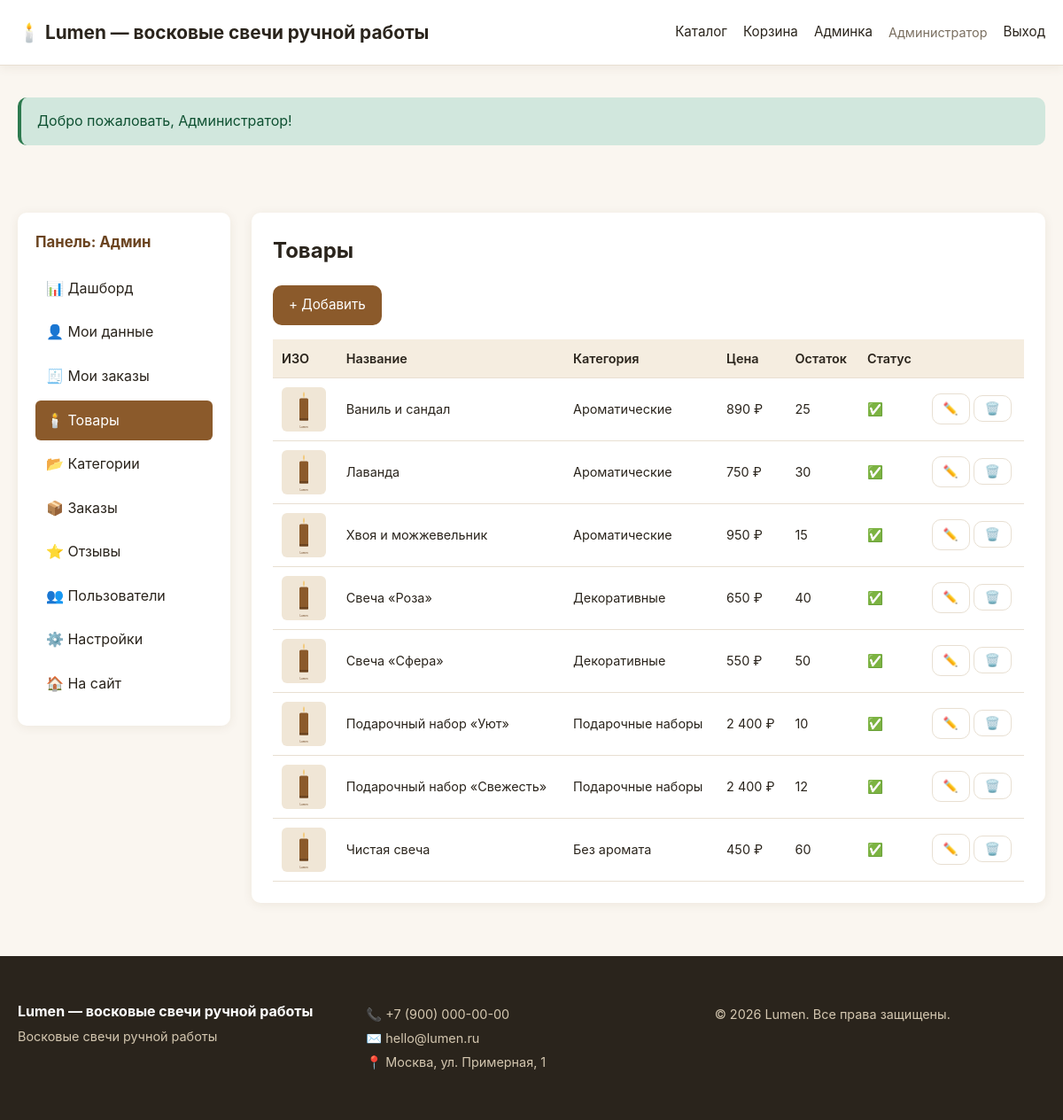
/admin.php?action=products (signed in), run on the app's committed database.
### tables this page shows
CREATE TABLE IF NOT EXISTS products (
    id INT AUTO_INCREMENT PRIMARY KEY,
    category_id INT,
    name VARCHAR(200) NOT NULL,
    description TEXT,
    price DECIMAL(10,2) NOT NULL,
    stock INT DEFAULT 0,
    image VARCHAR(255),
    aroma VARCHAR(100),
    weight INT,
    active TINYINT(1) DEFAULT 1,
    created_at TIMESTAMP DEFAULT CURRENT_TIMESTAMP,
    FOREIGN KEY (category_id) REFERENCES categories(id) ON DELETE SET NULL
);

CREATE TABLE IF NOT EXISTS categories (
    id INT AUTO_INCREMENT PRIMARY KEY,
    name VARCHAR(100) NOT NULL,
    slug VARCHAR(100) UNIQUE NOT NULL
);

### includes/functions.php (called while the page is built, shortened)
<?php
require_once __DIR__ . '/db.php';
function e($s){ return htmlspecialchars((string)$s, ENT_QUOTES, 'UTF-8'); }
function setting(string $key, $default = '') {
    static $cache = null;
    if ($cache === null) {
        $rows = db()->query("SELECT `key`, value FROM settings")->fetchAll();
        $cache = [];
        foreach ($rows as $r) $cache[$r['key']] = $r['value'];
    }
    return $cache[$key] ?? $default;
}
function current_user() {
    return $_SESSION['user'] ?? null;
}
function product_image($img) {
    return 'assets/placeholder.svg';
}
function money($v) {
    return number_format((float)$v, 0, ',', ' ') . ' ' . setting('currency', '₽');
}

### includes/db.php (called while the page is built)
<?php
$cfg = require __DIR__ . '/../config.php';
$dsn = "mysql:host={$cfg['db']['host']};dbname={$cfg['db']['dbname']};charset={$cfg['db']['charset']}";
try {
    $pdo = new PDO($dsn, $cfg['db']['user'], $cfg['db']['pass'], [
        PDO::ATTR_ERRMODE => PDO::ERRMODE_EXCEPTION,
        PDO::ATTR_DEFAULT_FETCH_MODE => PDO::FETCH_ASSOC,
        PDO::ATTR_EMULATE_PREPARES => false,
    ]);
} catch (PDOException $e) {
    die('Ошибка подключения к БД: ' . htmlspecialchars($e->getMessage()));
}
function db(): PDO {
    static $instance = null;
    if ($instance === null) {
        global $pdo;
        $instance = $pdo;
    }
    return $instance;
}

### admin.php (the view, shortened to what this page needs)
<?php
require_once __DIR__ . '/includes/functions.php';
$user = current_user();
$isMod = $user['role'] === 'moderator';
$action = $_GET['action'] ?? 'dashboard';
require __DIR__ . '/includes/header.php';
?>
<div class="admin-layout">
  <aside class="admin-sidebar">
    <h3>Панель: <?= $isMod?'Модератор':'Админ' ?></h3>
    <nav>
      <a href="?action=dashboard" class="<?= $action==='dashboard'?'active':'' ?>">📊 Дашборд</a>
      <a href="?action=account" class="<?= $action==='account'?'active':'' ?>">👤 Мои данные</a>
        <a href="?action=my_orders" class="<?= $action==='my_orders'?'active':'' ?>">🧾 Мои заказы</a>
      <a href="?action=products" class="<?= $action==='products'?'active':'' ?>">🕯️ Товары</a>
      <?php if(!$isMod): ?><a href="?action=categories" class="<?= $action==='categories'?'active':'' ?>">📂 Категории</a><?php endif; ?>
      <a href="?action=orders" class="<?= $action==='orders'?'active':'' ?>">📦 Заказы</a>
      <a href="?action=reviews" class="<?= $action==='reviews'?'active':'' ?>">⭐ Отзывы</a>
      <?php if(!$isMod): ?>
        <a href="?action=users" class="<?= $action==='users'?'active':'' ?>">👥 Пользователи</a>
        <a href="?action=settings" class="<?= $action==='settings'?'active':'' ?>">⚙️ Настройки</a>
      <?php endif; ?>
      <a href="/">🏠 На сайт</a>
    </nav>
  </aside>
  <section class="admin-main">
<?php
if ($action === 'dashboard'):
    $stats = [
        'products' => db()->query("SELECT COUNT(*) FROM products")->fetchColumn(),
        'orders' => db()->query("SELECT COUNT(*) FROM orders")->fetchColumn(),
        'revenue' => db()->query("SELECT COALESCE(SUM(total),0) FROM orders WHERE payment_status='paid'")->fetchColumn(),
        'users' => db()->query("SELECT COUNT(*) FROM users")->fetchColumn(),
        'pending_reviews' => db()->query("SELECT COUNT(*) FROM reviews WHERE approved=0")->fetchColumn(),
    ];
    $recent = db()->query("SELECT o.*, u.name FROM orders o LEFT JOIN users u ON o.user_id=u.id ORDER BY o.created_at DESC LIMIT 5")->fetchAll();
?>
    <h1>Дашборд</h1>
    <div class="stats-grid">
      <div class="stat"><h3><?= $stats['products'] ?></h3><p>Товаров</p></div>
      <div class="stat"><h3><?= $stats['orders'] ?></h3><p>Заказов</p></div>
      <div class="stat"><h3><?= money($stats['revenue']) ?></h3><p>Выручка</p></div>
      <div class="stat"><h3><?= $stats['users'] ?></h3><p>Пользователей</p></div>
      <div class="stat"><h3><?= $stats['pending_reviews'] ?></h3><p>Отзывов на модерации</p></div>
    </div>
    <?php $statusLabels = ['new'=>'Новый','processing'=>'В обработке','paid'=>'Оплачен','shipped'=>'Отправлен','delivered'=>'Доставлен','cancelled'=>'Отменён']; ?>
    <h2>Последние заказы</h2>
    <table class="admin-table">
      <thead><tr><th>№</th><th>Клиент</th><th>Сумма</th><th>Статус</th><th>Дата</th></tr></thead>
      <tbody>
      <?php foreach($recent as $o): ?>
        <tr><td>#<?= $o['id'] ?></td><td><?= e($o['name'] ?? 'Гость') ?></td><td><?= money($o['total']) ?></td><td><?= e($statusLabels[$o['status']] ?? $o['status']) ?></td><td><?= date('d.m.Y', strtotime($o['created_at'])) ?></td></tr>
      <?php endforeach; ?>
      </tbody>
    </table>
<?php
elseif ($action === 'products'):
    $products = db()->query("SELECT p.*, c.name AS cat FROM products p LEFT JOIN categories c ON p.category_id=c.id ORDER BY p.created_at DESC")->fetchAll();
?>
    <h1>Товары</h1>
    <a href="?action=products&id=new" class="btn btn-primary">+ Добавить</a>
    <table class="admin-table">
      <thead><tr><th>ИЗО</th><th>Название</th><th>Категория</th><th>Цена</th><th>Остаток</th><th>Статус</th><th></th></tr></thead>
      <tbody>
      <?php foreach($products as $p): ?>
        <tr>
          <td><img src="<?= product_image($p['image']) ?>" style="width:50px;height:50px;object-fit:cover;border-radius:6px"></td>
          <td><?= e($p['name']) ?></td>
          <td><?= e($p['cat']) ?></td>
          <td><?= money($p['price']) ?></td>
          <td><?= $p['stock'] ?></td>
          <td><?= $p['active']?'✅':'⏸️' ?></td>
          <td>
            <a href="?action=products&id=<?= $p['id'] ?>" class="btn btn-sm btn-ghost">✏️</a>
            <?php if(!$isMod): ?>
            <form method="post" style="display:inline" onsubmit="return confirm('Удалить?')">
              <button class="btn btn-sm btn-ghost">🗑️</button>
            </form>
            <?php endif; ?>
          </td>
        </tr>
      <?php endforeach; ?>
      </tbody>
    </table>
<?php
else: ?>
    <p>Раздел недоступен</p>
<?php endif; ?>
  </section>
</div>
<?php require __DIR__ . '/includes/footer.php'; ?>

### assets/style.css (style rules this page uses)
:root { --bg:#faf6f0; --card:#fff; --text:#2a241c; --muted:#7a6f60; --primary:#8b5a2b; --primary-dark:#6b4420; --accent:#d4a574; --border:#e8dfd2; --success:#2d7a4f; --error:#b33a3a; --radius:10px; --shadow:0 2px 12px rgba(90,60,20,.08); }
* { box-sizing:border-box;margin:0;padding:0 }
body { font-family:-apple-system,BlinkMacSystemFont,'Segoe UI',Roboto,sans-serif;background:var(--bg);color:var(--text);line-height:1.6;min-height:100vh;display:flex;flex-direction:column }
a { color:var(--primary);text-decoration:none }
img { max-width:100%;display:block }
.btn { display:inline-block;padding:10px 18px;border:none;border-radius:var(--radius);font-size:.95rem;cursor:pointer;transition:all .2s;text-decoration:none;background:var(--border);color:var(--text) }
.btn-primary { background:var(--primary);color:#fff }
.btn-ghost { background:transparent;border:1px solid var(--border) }
.btn-sm { padding:6px 12px;font-size:.85rem }
.admin-layout { display:grid;grid-template-columns:240px 1fr;gap:24px;margin-top:20px }
.admin-sidebar { background:var(--card);padding:20px;border-radius:var(--radius);box-shadow:var(--shadow);height:fit-content;position:sticky;top:80px }
.admin-sidebar h3 { margin-bottom:16px;font-size:1.05rem;color:var(--primary-dark) }
.admin-sidebar nav a { display:block;padding:10px 12px;border-radius:6px;color:var(--text);margin-bottom:4px }
.admin-sidebar nav a.active { background:var(--primary);color:#fff }
.admin-main { background:var(--card);padding:24px;border-radius:var(--radius);box-shadow:var(--shadow);min-height:400px }
.admin-main h1 { margin-bottom:20px }
.admin-table { width:100%;border-collapse:collapse;margin-top:16px }
.admin-table th,.admin-table td { padding:10px;text-align:left;border-bottom:1px solid var(--border);font-size:.9rem }
.admin-table th { background:#f5ede0;font-weight:600 }

### data on the page
products: name "Ваниль и сандал", category.name "Ароматические", price "890 ₽", stock "25"
products: name "Лаванда", category.name "Ароматические", price "750 ₽", stock "30"
products: name "Хвоя и можжевельник", category.name "Ароматические", price "950 ₽", stock "15"
products: name "Свеча «Роза»", category.name "Декоративные", price "650 ₽", stock "40"
products: name "Свеча «Сфера»", category.name "Декоративные", price "550 ₽", stock "50"
products: name "Подарочный набор «Уют»", category.name "Подарочные наборы", price "2 400 ₽", stock "10"
products: name "Подарочный набор «Свежесть»", category.name "Подарочные наборы", price "2 400 ₽", stock "12"
products: name "Чистая свеча", category.name "Без аромата", price "450 ₽", stock "60"

### other printed values
$shopName "Lumen — восковые свечи ручной работы"
$user['name'] "Администратор"
$flash['msg'] "Добро пожаловать, Администратор!"
setting('shop_name','Lumen') "Lumen — восковые свечи ручной работы"
setting('shop_phone','') "+7 (900) 000-00-00"
setting('shop_email','') "hello@lumen.ru"
setting('shop_address','') "Москва, ул. Примерная, 1"
